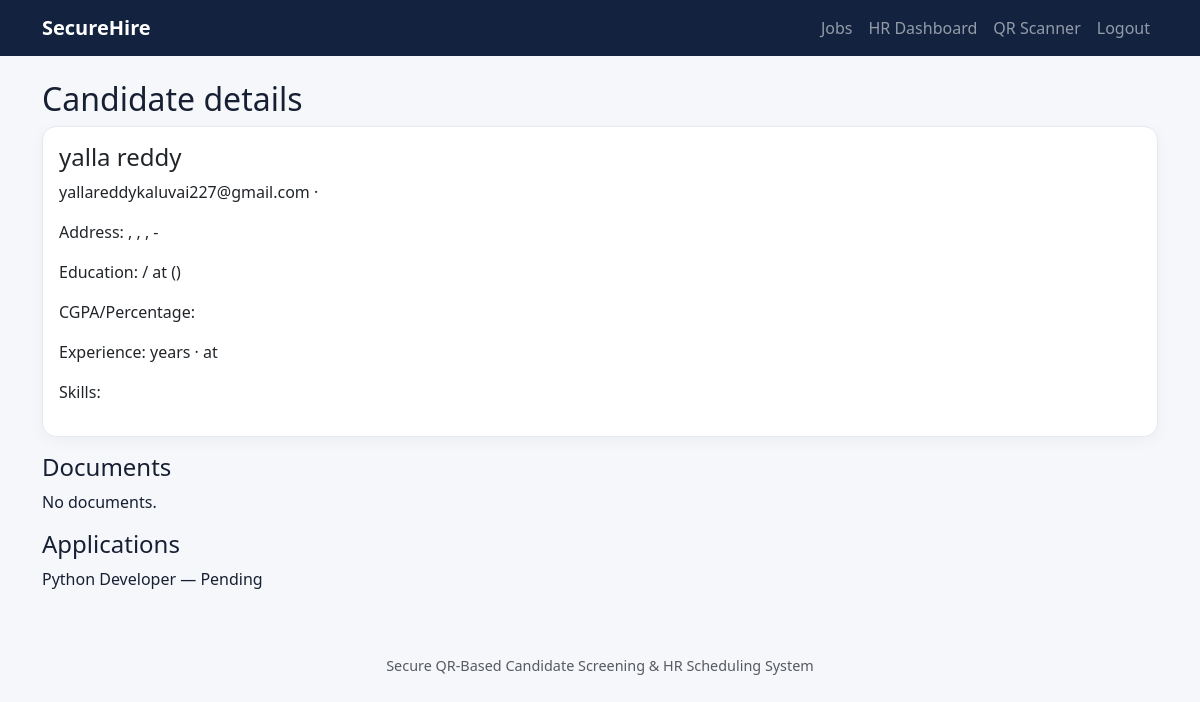
The page /hr/candidate/2 (signed in) on the database its author committed.
### app.py (models this page shows)
class User(UserMixin, db.Model):
    id = db.Column(db.Integer, primary_key=True)
    name = db.Column(db.String(120), nullable=False)
    email = db.Column(db.String(150), unique=True, nullable=False)
    password = db.Column(db.String(255), nullable=False)
    role = db.Column(db.String(20), default="candidate")
    created_at = db.Column(db.DateTime, default=datetime.utcnow)
    profile = db.relationship("Profile", backref="user", uselist=False, cascade="all, delete-orphan")

class Application(db.Model):
    id = db.Column(db.Integer, primary_key=True)
    user_id = db.Column(db.Integer, db.ForeignKey("user.id"), nullable=False)
    job_id = db.Column(db.Integer, db.ForeignKey("job.id"), nullable=False)
    status = db.Column(db.String(30), default="Pending")
    applied_at = db.Column(db.DateTime, default=datetime.utcnow)
    __table_args__ = (db.UniqueConstraint("user_id", "job_id", name="unique_application"),)
    candidate = db.relationship("User")
    job = db.relationship("Job")

class Job(db.Model):
    id = db.Column(db.Integer, primary_key=True)
    title = db.Column(db.String(150), nullable=False)
    department = db.Column(db.String(100))
    description = db.Column(db.Text)
    requirements = db.Column(db.Text)
    location = db.Column(db.String(150))
    active = db.Column(db.Boolean, default=True)

### app.py (the view)
@app.route("/hr/candidate/<int:user_id>")
@role_required("hr")
def candidate_detail(user_id):
    candidate=User.query.filter_by(id=user_id,role="candidate").first_or_404()
    docs=Document.query.filter_by(user_id=user_id).all()
    apps=Application.query.filter_by(user_id=user_id).all()
    return render_template("candidate_detail.html", candidate=candidate, docs=docs, applications=apps)

### app.py (called while the page is built)
@login_manager.user_loader
def load_user(user_id): return db.session.get(User, int(user_id))

def role_required(role):
    def deco(fn):
        @wraps(fn)
        @login_required
        def wrapped(*args, **kwargs):
            if current_user.role != role: abort(403)
            return fn(*args, **kwargs)
        return wrapped
    return deco

@app.context_processor
def inject_globals(): return {"now": datetime.utcnow}

### templates/candidate_detail.html (shortened to what this page needs)
{% extends "base.html" %}{% block content %}<h2>Candidate details</h2><div class="card p-3 mb-3"><h4>{{ candidate.name }}</h4><p>{{ candidate.email }} · </p>{% if candidate.profile %}<p>Address: , , ,  - </p><p>Education:  /  at  ()</p><p>CGPA/Percentage: </p><p>Experience:  years ·  at </p><p>Skills: </p>{% endif %}</div><h4>Documents</h4>{% for d in docs %}<p>{{ d.category }} — <a href="{{ url_for('document_download',doc_id=d.id) }}">{{ d.original_name }}</a></p>{% else %}<p>No documents.</p>{% endfor %}<h4>Applications</h4>{% for a in applications %}<p>{{ a.job.title }} — {{ a.status }}</p>{% endfor %}{% endblock %}

### static/style.css (style rules this page uses)
body { background:#f5f7fb;color:#172033 }
.card,.stat { border:1px solid #e3e8f1;border-radius:14px;box-shadow:0 4px 16px rgba(20,35,63,.04) }

### rows shown on the page
User: name "yalla reddy", email "yallareddykaluvai227@gmail.com"
Application: job "Python Developer", status "Pending"
